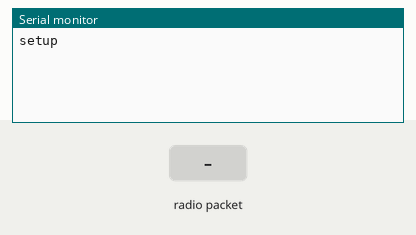
Bench run of a sketch on a simulated Arduino Uno, built with avr-gcc and run on an emulated ATmega328P. Parts: the last lines printed to the serial monitor. The inputs (shaded band) are chosen by the test bench. No radio packets arrive unless stated.

Above: at 1.2 s.
1.3 s: radio packet "5" arrives
At 1.8 s:
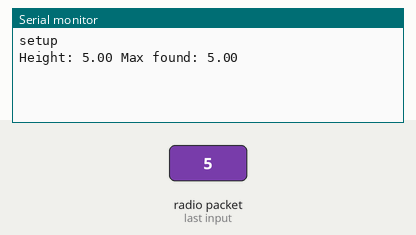
2.8 s: radio packet "90" arrives
At 4.0 s:
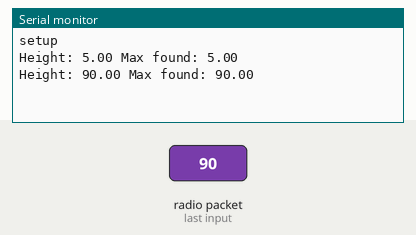
4.3 s: radio packet "200" arrives
At 5.3 s:
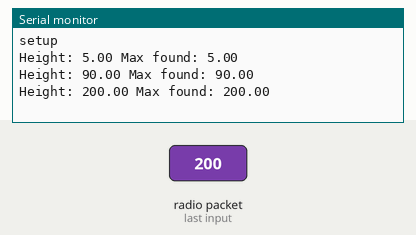

Measured:
- after the input at 1.3 s, the serial monitor: prints a new line at once (image 1)
- after the input at 2.8 s, the serial monitor: prints a new line at once (image 2)
- after the input at 4.3 s, the serial monitor: prints a new line at once (image 3)

The sketch:

receive433.ino
```cpp
// (licence header left out)
#include <VirtualWire.h>

char ReceivedCharMsg[10];
float maxHeight = 0;

void setup()
{
    Serial.begin(9600); // Debugging only
    Serial.println("setup");
    // Initialise the IO and ISR
    vw_set_ptt_inverted(true); // Required for DR3100
    vw_setup(2000);      // Bits per sec
    vw_rx_start();       // Start the receiver PLL running
}
void loop()
{
    uint8_t buf[VW_MAX_MESSAGE_LEN];
    uint8_t buflen = VW_MAX_MESSAGE_LEN;
    if (vw_get_message(buf, &buflen)) // Non-blocking
    {
        int i;
        digitalWrite(13, true); // Flash a light to show received good message
        // Message with a good checksum received, dump it.
        //Serial.print("Got: ");

        for (i = 0; i < buflen; i++)
        {
            ReceivedCharMsg[i] = char(buf[i]);


        //    Serial.print(buf[i], HEX);
        //    Serial.print(" ");
        }
        ReceivedCharMsg[buflen] = '\0';
        float heightRelative = atof(ReceivedCharMsg);
        Serial.print("Height: ");
        Serial.print(heightRelative);
        if (heightRelative > maxHeight) maxHeight=heightRelative;
        Serial.print(" Max found: ");
        Serial.println(maxHeight);
        digitalWrite(13, false);
    }
}
```
